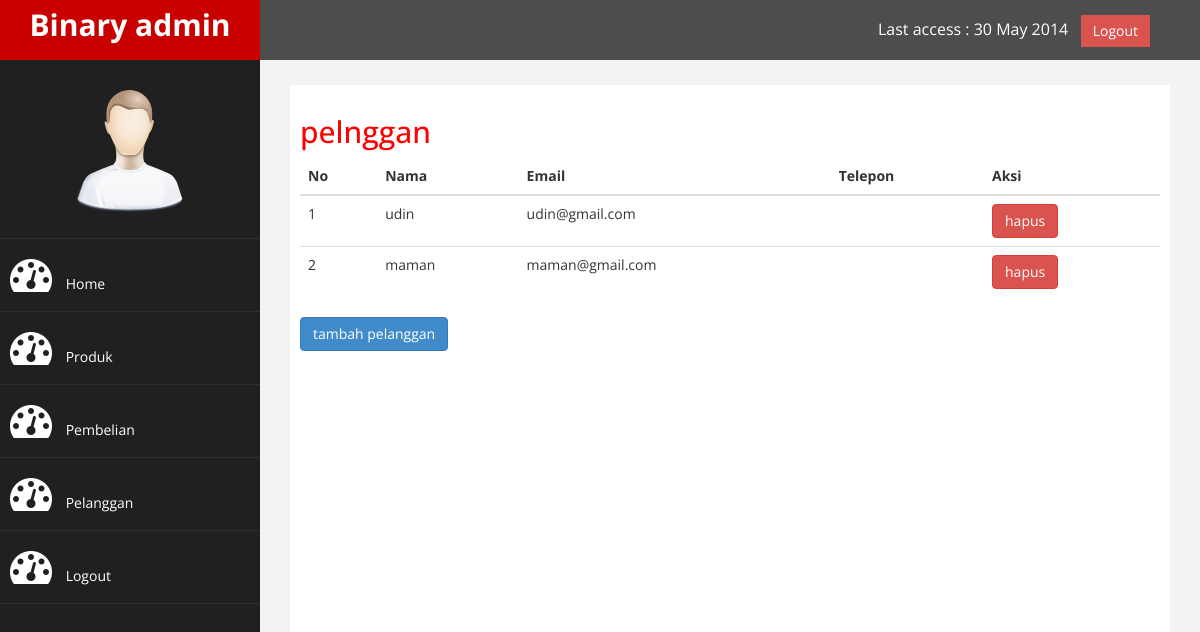
Page /admin/index.php?halaman=pelanggan (signed in) on the committed database.
### tables this page shows
CREATE TABLE `pelanggan` (
  `id_pelanggan` int(11) NOT NULL,
  `email_pelanggan` varchar(30) NOT NULL,
  `password_pelanggan` varchar(30) NOT NULL,
  `nama_pelanggan` varchar(30) NOT NULL,
  `telepon_pelanggan` varchar(30) NOT NULL
);

### admin/pelanggan.php (the view)
<h2>pelnggan</h2>
<table class=table table-bordered>
	<thead>
		<tr>
			<th>No</th>
			<th>Nama</th>
			<th>Email</th>
			<th>Telepon</th>
			<th>Aksi</th>
		</tr>
	</thead>
	<tbody>
		<?php $nomor=1; ?>
		<?php $ambil=$koneksi->query("SELECT * FROM pelanggan"); ?>
		<?php while($pecah = $ambil->fetch_assoc()) { ?>
		<tr>
			<td><?php echo $nomor; ?></td>
			<td><?php echo $pecah['nama_pelanggan'] ?></td>
			<td><?php echo $pecah['email_pelanggan'] ?></td>
			<td><?php echo $pecah['tlp_pelanggan'] ?></td>
			<td>
				<a href="" class="btn btn-danger">hapus</a>
			</td>
		</tr>
		<?php $nomor++; ?>
	<?php } ?>
	</tbody>
</table>
<a href="index.php?halaman=tambahpelanggan" class="btn btn-primary">tambah pelanggan</a>

### admin/assets/css/custom.css (style rules this page uses)
body { font-family: 'Open Sans', sans-serif; }
h2 { color: #f00; }

### rows in the picture
pelanggan: nama_pelanggan "udin", email_pelanggan "udin@gmail.com"
pelanggan: nama_pelanggan "maman", email_pelanggan "maman@gmail.com"
